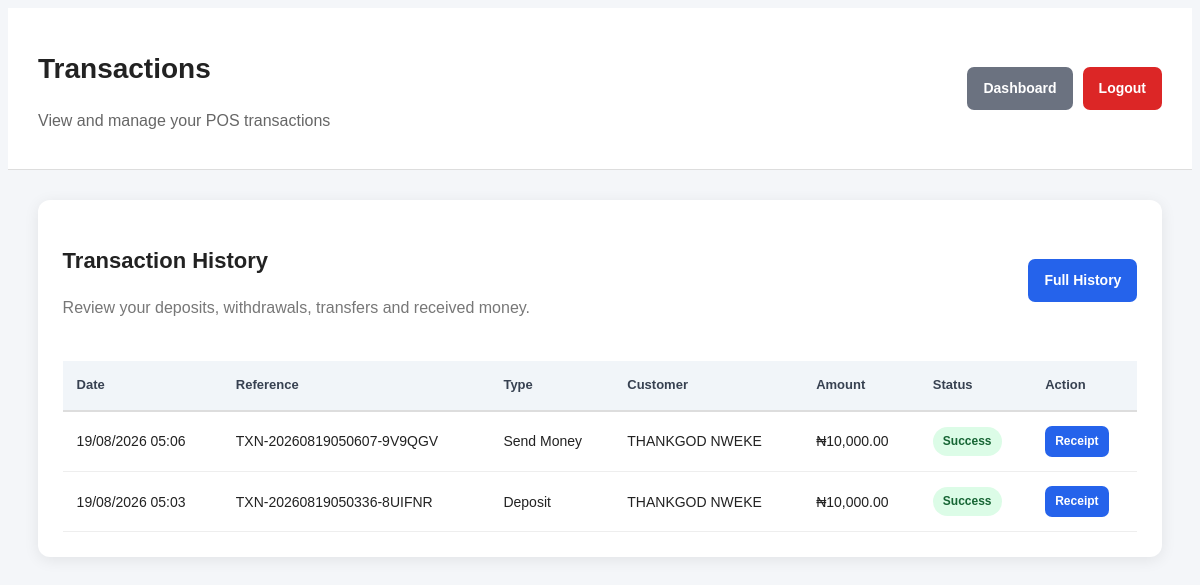
Page /transactions (signed in) on the earlier database version.
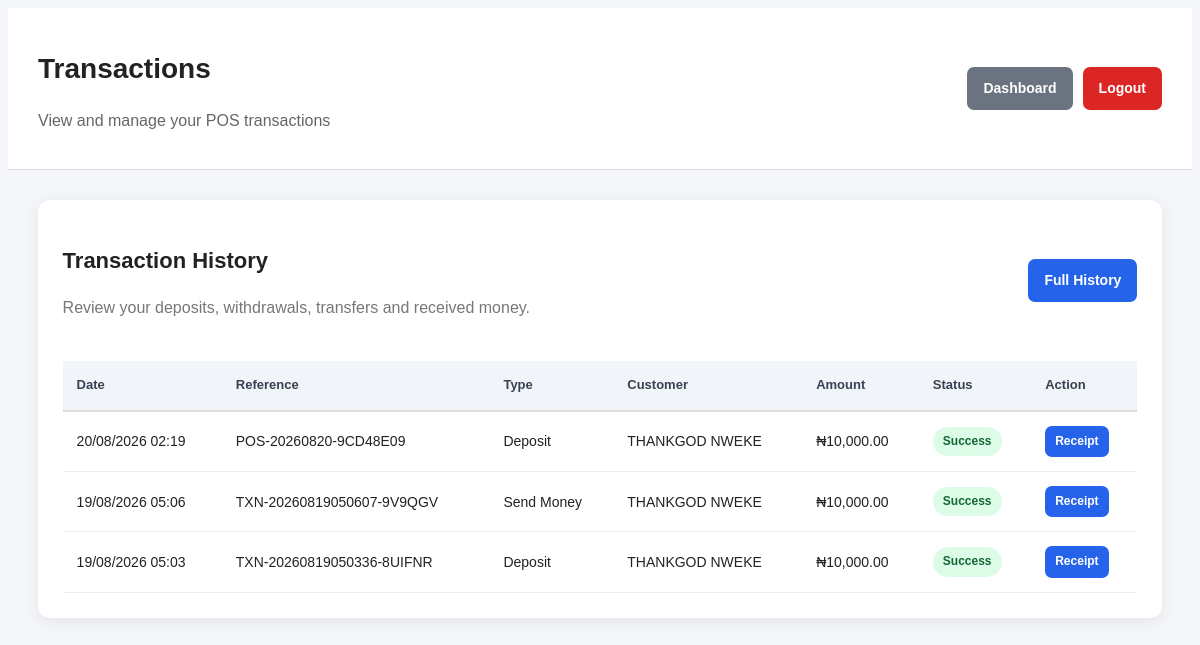
Same page on the later database version.
### app_backup.py (models this page shows, shortened)
class Transaction(db.Model):
    __tablename__ = "transactions"
    id = db.Column(
        db.Integer,
        primary_key=True
    )
    transaction_reference = db.Column(
        db.String(100),
        unique=True,
        nullable=False
    )
    sender_name = db.Column(
        db.String(150),
        nullable=True
    )
    receiver_name = db.Column(
        db.String(150),
        nullable=True
    )
    account_number = db.Column(
        db.String(50),
        nullable=True
    )
    bank_name = db.Column(
        db.String(150),
        nullable=True
    )
    transaction_type = db.Column(
        db.String(50),
        nullable=False
    )
    amount = db.Column(
        db.Float,
        nullable=False,
        default=0.00
    )
    description = db.Column(
        db.String(255),
        nullable=True
    )
    status = db.Column(
        db.String(50),
        default="Success",
        nullable=False
    )
    user_id = db.Column(
        db.Integer,
        db.ForeignKey("users.id"),
        nullable=True
    )
    created_at = db.Column(
        db.DateTime,
        default=datetime.utcnow
    )

### app_backup.py (the view)
@app.route("/transactions")
@login_required
def transaction_history():
    transactions = (
        Transaction.query
        .filter_by(user_id=current_user.id)
        .order_by(Transaction.created_at.desc())
        .all()
    )
    return render_template(
        "transactions.html",
        transactions=transactions
    )

### app_backup.py (called while the page is built)
@login_manager.user_loader
def load_user(user_id):
    try:
        return db.session.get(User, int(user_id))
    except (ValueError, TypeError):
        return None

@app.context_processor
def inject_app_information():
    return {
        "app_name": "POS Transaction Web App",
        "current_year": datetime.utcnow().year,
    }

### templates/transactions.html (shortened to what this page needs)
<!DOCTYPE html>
<html lang="en">
<head>
    <link rel="stylesheet"
          href="{{ url_for('static', filename='css/style.css') }}">
</head>
<body>
<div class="page-container">
    <header class="topbar">
        <div>
            <h1>Transactions</h1>
            <p>View and manage your POS transactions</p>
        </div>
        <div class="topbar-actions">
            <a href="{{ url_for('dashboard') }}" class="btn btn-secondary">
                Dashboard
            </a>
            <a href="{{ url_for('logout') }}" class="btn btn-danger">
                Logout
            </a>
        </div>
    </header>
    <main class="content">
        <div class="card">
            <div class="card-header">
                <div>
                    <h2>Transaction History</h2>
                    <p>
                        Review your deposits, withdrawals,
                        transfers and received money.
                    </p>
                </div>
                <a href="{{ url_for('transaction_history') }}"
                   class="btn btn-primary">
                    Full History
                </a>
            </div>
            {% if transactions %}
            <div class="table-container">
                <table>
                    <thead>
                        <tr>
                            <th>Date</th>
                            <th>Reference</th>
                            <th>Type</th>
                            <th>Customer</th>
                            <th>Amount</th>
                            <th>Status</th>
                            <th>Action</th>
                        </tr>
                    </thead>
                    <tbody>
                    {% for transaction in transactions %}
                        <tr>
                            <td>
                                {% if transaction.created_at %}
                                    {{ transaction.created_at.strftime('%d/%m/%Y %H:%M') }}
                                {% else %}
                                    -
                                {% endif %}
                            </td>
                            <td>
                                {{ transaction.transaction_reference }}
                            </td>
                            <td>
                                {{ transaction.transaction_type }}
                            </td>
                            <td>
                                {% if transaction.receiver_name %}
                                    {{ transaction.receiver_name }}
                                {% elif transaction.sender_name %}
                                    {{ transaction.sender_name }}
                                {% else %}
                                    -
                                {% endif %}
                            </td>
                            <td>
                                ₦{{ "{:,.2f}".format(transaction.amount or 0) }}
                            </td>
                            <td>
                                {% if transaction.status == 'Success' %}
                                    <span class="status success">
                                        Success
                                    </span>
                                {% elif transaction.status == 'Pending' %}
                                    <span class="status pending">
                                        Pending
                                    </span>
                                {% else %}
                                    <span class="status failed">
                                        {{ transaction.status }}
                                    </span>
                                {% endif %}
                            </td>
                            <td>
                                <a href="{{ url_for(
                                    'receipt',
                                    transaction_reference=transaction.transaction_reference
                                ) }}"
                                   class="btn btn-small">
                                    Receipt
                                </a>
                            </td>
                        </tr>
                    {% endfor %}
                    </tbody>
                </table>
            </div>
            {% endif %}
        </div>
    </main>
</div>
</body>
</html>

### templates/css/style.css (style rules this page uses)
body { font-family: Arial, Helvetica, sans-serif; background: #f4f6f9; color: #222; line-height: 1.6; }
a { text-decoration: none; }
.page-container { min-height: 100vh; }
.topbar { background: #ffffff; padding: 20px 30px; border-bottom: 1px solid #ddd; display: flex; justify-content: space-between; align-items: center; gap: 20px; }
.topbar h1 { font-size: 28px; margin-bottom: 4px; }
.topbar p { color: #666; }
.topbar-actions { display: flex; gap: 10px; flex-wrap: wrap; }
.content { width: 95%; max-width: 1400px; margin: 30px auto; }
.card { background: #ffffff; border-radius: 12px; padding: 25px; box-shadow: 0 3px 15px rgba(0, 0, 0, 0.08); }
.card-header { display: flex; justify-content: space-between; align-items: center; gap: 20px; margin-bottom: 25px; }
.card-header h2 { font-size: 22px; margin-bottom: 5px; }
.card-header p { color: #777; }
.btn { display: inline-block; padding: 10px 16px; border-radius: 7px; border: none; cursor: pointer; font-size: 14px; font-weight: 600; transition: 0.2s; }
.btn-primary { background: #2563eb; color: white; }
.btn-secondary { background: #6b7280; color: white; }
.btn-danger { background: #dc2626; color: white; }
.btn-small { background: #2563eb; color: white; padding: 6px 10px; font-size: 12px; }
.table-container { width: 100%; overflow-x: auto; }
table { width: 100%; border-collapse: collapse; min-width: 900px; }
thead { background: #f1f5f9; }
th { text-align: left; padding: 14px; font-size: 13px; color: #374151; border-bottom: 2px solid #ddd; }
td { padding: 14px; border-bottom: 1px solid #eee; font-size: 14px; }
.status { display: inline-block; padding: 5px 10px; border-radius: 20px; font-size: 12px; font-weight: bold; }
.status.success { background: #dcfce7; color: #166534; }

Differences in the rows shown:
added Transaction: amount "10,000.00", status "Success"
